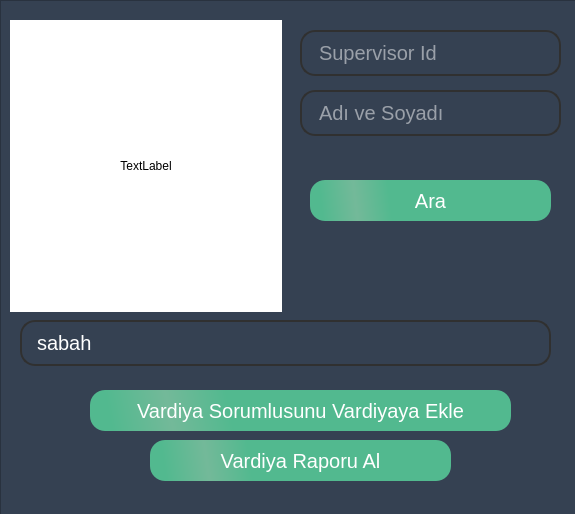
<?xml version="1.0" encoding="UTF-8"?>
<ui version="4.0">
 <class>VardiyayasorumEkle</class>
 <widget class="QWidget" name="VardiyayasorumEkle">
  <property name="geometry">
   <rect>
    <x>0</x>
    <y>0</y>
    <width>575</width>
    <height>514</height>
   </rect>
  </property>
  <property name="windowTitle">
   <string>Form</string>
  </property>
  <widget class="QFrame" name="frame">
   <property name="geometry">
    <rect>
     <x>0</x>
     <y>0</y>
     <width>588</width>
     <height>516</height>
    </rect>
   </property>
   <property name="styleSheet">
    <string notr="true">QFrame{

background: #354152;

}

QLineEdit{
	border: 2px solid gray;
	border-color:white;
    border-radius: 10px;
    min-width: 6em;
	font-size:20px;
	padding-left:15px;
	height:42px;
	border-radius:15px;
	border-color: #303030;
	background: transparent;
	color:#ffffffff;


}



QComboBox {
    border: 2px solid gray;
    border-radius: 10px;
    min-width: 6em;
	font-size:20px;
	border-color: rgb(255, 255, 255);
	padding-left:15px;
	height:42px;
	border-radius:15px;
	border-color: #303030;
	background: transparent;
	color:white;

}

QComboBox:on {
    border-bottom-left-radius: 0px;
    border-bottom-right-radius: 0px;
}

QComboBox QAbstractItemView {
    border-bottom-right-radius: 10px;
    border-bottom-left-radius: 10px;
    background: #354152;
    border: 1px solid gray;
	color:white;

}

QComboBox::drop-down {
    border-color: white;
}
QPushButton{
border-radius: 15px;
background-color: qlineargradient(spread:reflect, x1:1, y1:0.466409, x2:0.188, y2:0.482727, stop:0.823864 rgba(82, 185, 143, 255), stop:1 rgba(115, 185, 153, 255));
padding: 8px 16px;
color: white;
font-size: 20px;
height:42px;
}
QPushButton:pressed{
color: black;
background: #008bd1

}


</string>
   </property>
   <property name="frameShape">
    <enum>QFrame::StyledPanel</enum>
   </property>
   <property name="frameShadow">
    <enum>QFrame::Raised</enum>
   </property>
   <widget class="QLineEdit" name="txt_SupervisorID">
    <property name="geometry">
     <rect>
      <x>300</x>
      <y>30</y>
      <width>261</width>
      <height>46</height>
     </rect>
    </property>
    <property name="placeholderText">
     <string>Supervisor Id</string>
    </property>
   </widget>
   <widget class="QLineEdit" name="txt_AdSoyad">
    <property name="enabled">
     <bool>false</bool>
    </property>
    <property name="geometry">
     <rect>
      <x>300</x>
      <y>90</y>
      <width>261</width>
      <height>46</height>
     </rect>
    </property>
    <property name="placeholderText">
     <string>Adı ve Soyadı</string>
    </property>
   </widget>
   <widget class="QPushButton" name="btn_ara">
    <property name="geometry">
     <rect>
      <x>310</x>
      <y>180</y>
      <width>241</width>
      <height>41</height>
     </rect>
    </property>
    <property name="styleSheet">
     <string notr="true"/>
    </property>
    <property name="text">
     <string>Ara</string>
    </property>
   </widget>
   <widget class="QComboBox" name="cmb_Supervisors">
    <property name="geometry">
     <rect>
      <x>20</x>
      <y>320</y>
      <width>531</width>
      <height>46</height>
     </rect>
    </property>
    <item>
     <property name="text">
      <string>sabah</string>
     </property>
    </item>
    <item>
     <property name="text">
      <string>akşam</string>
     </property>
    </item>
    <item>
     <property name="text">
      <string>gece</string>
     </property>
    </item>
   </widget>
   <widget class="QPushButton" name="btn_Ekle">
    <property name="geometry">
     <rect>
      <x>90</x>
      <y>390</y>
      <width>421</width>
      <height>41</height>
     </rect>
    </property>
    <property name="styleSheet">
     <string notr="true"/>
    </property>
    <property name="text">
     <string>Vardiya Sorumlusunu Vardiyaya Ekle</string>
    </property>
   </widget>
   <widget class="QLabel" name="label">
    <property name="geometry">
     <rect>
      <x>10</x>
      <y>20</y>
      <width>272</width>
      <height>292</height>
     </rect>
    </property>
    <property name="styleSheet">
     <string notr="true">background:white;</string>
    </property>
    <property name="text">
     <string>TextLabel</string>
    </property>
    <property name="alignment">
     <set>Qt::AlignCenter</set>
    </property>
   </widget>
   <widget class="QPushButton" name="btn_VardiyaRaporuAl">
    <property name="geometry">
     <rect>
      <x>150</x>
      <y>440</y>
      <width>301</width>
      <height>41</height>
     </rect>
    </property>
    <property name="styleSheet">
     <string notr="true"/>
    </property>
    <property name="text">
     <string>Vardiya Raporu Al</string>
    </property>
   </widget>
  </widget>
 </widget>
 <resources/>
 <connections/>
</ui>
